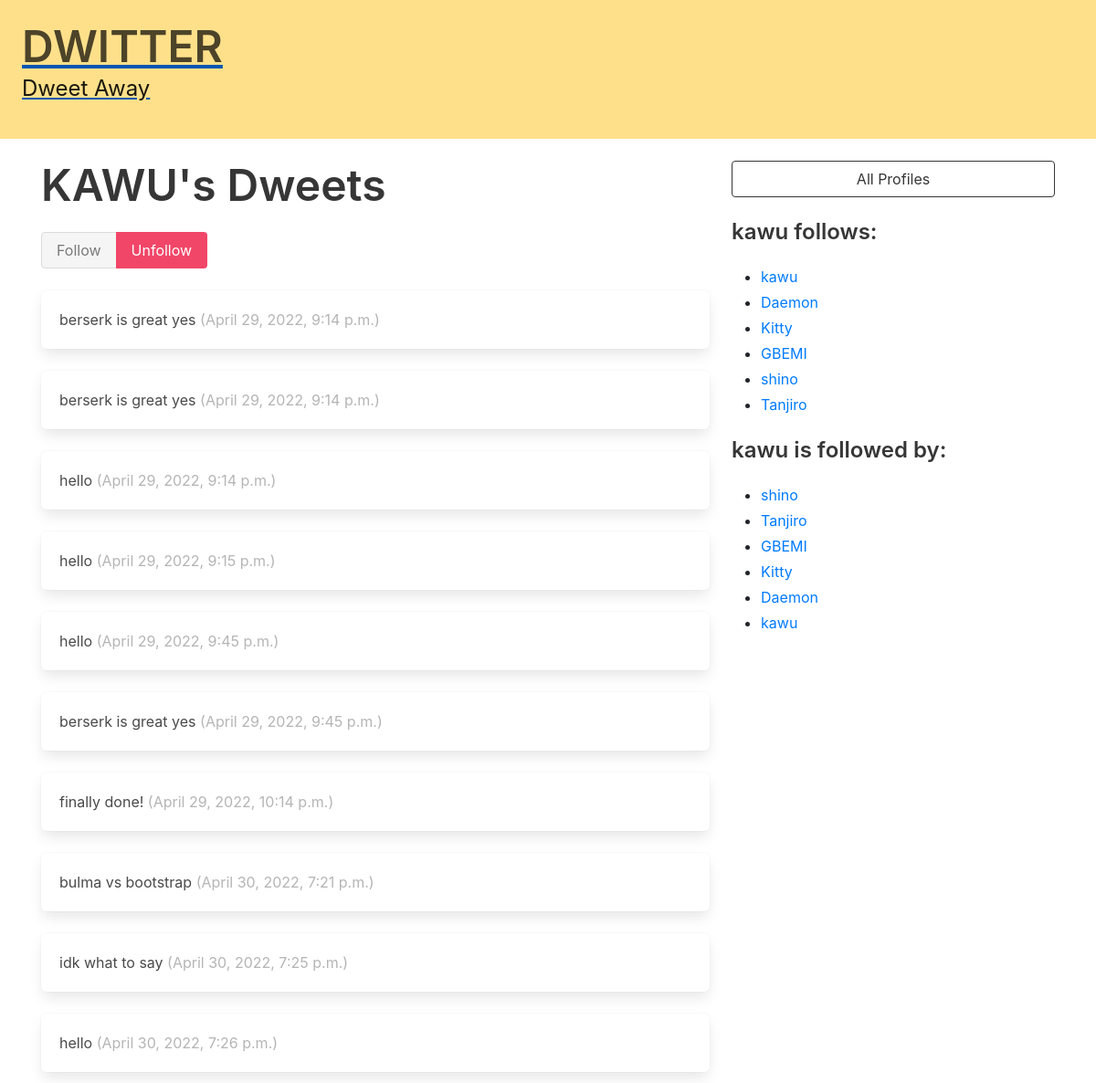
Screenshot of /profile/1 (signed in) with the database file from the repository.
### dwitter/models.py (models this page shows, shortened)
class Profile(models.Model):
    user = models.OneToOneField(User, on_delete=models.CASCADE)
    follows = models.ManyToManyField(
        "self", related_name="followed_by", symmetrical=False, blank=True
    )
    def __str__(self):
        return self.user.username

class Dweet(models.Model):
    user = models.ForeignKey(
        User, related_name="dweets", on_delete=models.DO_NOTHING
    )
    body = models.CharField(max_length=140)
    created_at = models.DateTimeField(auto_now_add=True)

### dwitter/views.py (the view, shortened to what this page needs)
# urls.py: path("profile/<int:pk>", profile, name="profile"),
def profile(request, pk):
    if not hasattr(request.user, 'profile'):
        missing_profile = Profile(user=request.user)
        missing_profile.save()
    profile = Profile.objects.get(pk=pk)
    return render(request, "dwitter/profile.html", {"profile": profile})

### dwitter/templates/dwitter/profile.html (shortened to what this page needs)
{% extends 'base.html' %}
{% block content %}
<div class="column">
    <div class="block">
    <h1 class="title is-1">
        {{profile.user.username|upper}}'s Dweets
    </h1>
    <form method="post">
        <div class="buttons has-addons">
        {% if profile in user.profile.follows.all %}
            <button class="button is-success is-static">
                Follow
            </button>
            <button class="button is-danger"
                    name="follow"
                    value="unfollow">
                Unfollow
            </button>
        {% endif %}
        </div>
    </form>
    </div>
    <div class="content">
        {% for dweet in profile.user.dweets.all %}
            <div class="box">
                {{ dweet.body }}
                <span class="is-small has-text-grey-light">
                    ({{ dweet.created_at }})
                </span>
            </div>
        {% endfor %}
    </div>
</div>
<div class="column is-one-third">
    <div class="block">
        <a href="{% url 'dwitter:profile_list' %}">
            <button class="button is-dark is-outlined is-fullwidth">
                All Profiles
            </button>
        </a>
    </div>
    <div class="block">
        <h3 class="title is-4">
            {{profile.user.username}} follows:
        </h3>
        <div class="content">
            <ul>
            {% for following in profile.follows.all %}
                <li>
                    <a href="{% url 'dwitter:profile' following.id %} ">
                        {{ following }}
                    </a>
                </li>
            {% endfor %}
            </ul>
        </div>
    </div>
    <div class="block">
        <h3 class="title is-4">
            {{profile.user.username}} is followed by:
        </h3>
        <div class="content">
            <ul>
            {% for follower in profile.followed_by.all %}
                <li>
                    <a href="{% url 'dwitter:profile' follower.id %} ">
                        {{ follower }}
                    </a>
                </li>
            {% endfor %}
            </ul>
        </div>
    </div>
</div>
{% endblock content %}

### rows the page displays
Profile: user.username "KAWU", user.username "kawu"
Dweet: body "berserk is great yes", created_at "April 29, 2022, 9:14 p.m."
Dweet: body "berserk is great yes", created_at "April 29, 2022, 9:14 p.m."
Dweet: body "hello", created_at "April 29, 2022, 9:14 p.m."
Dweet: body "hello", created_at "April 29, 2022, 9:15 p.m."
Dweet: body "hello", created_at "April 29, 2022, 9:45 p.m."
Dweet: body "berserk is great yes", created_at "April 29, 2022, 9:45 p.m."
Dweet: body "finally done!", created_at "April 29, 2022, 10:14 p.m."
Dweet: body "bulma vs bootstrap", created_at "April 30, 2022, 7:21 p.m."
Dweet: body "idk what to say", created_at "April 30, 2022, 7:25 p.m."
Dweet: body "hello", created_at "April 30, 2022, 7:26 p.m."
Profile: user.username "Daemon"
Profile: user.username "Kitty"
Profile: user.username "GBEMI"
Profile: user.username "shino"
Profile: user.username "Tanjiro"
